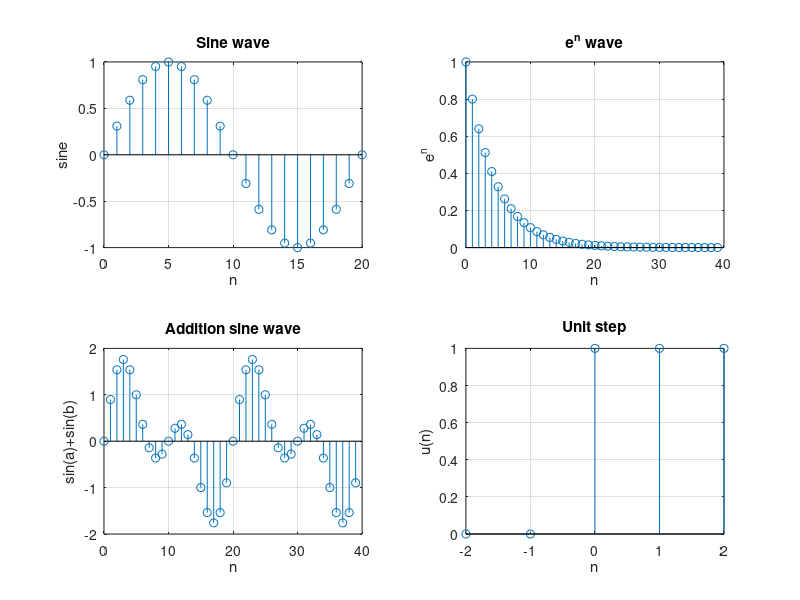

Recreate this plot in MATLAB.
%assignment 2 question 1
%clear
clc;
clear all;
close all;

%sine wave
n = 0:1:20;
y = sin(0.1*pi*n);
subplot(2,2,1);
stem(n,y);
title('Sine wave');
xlabel('n');
ylabel('sine');
grid on;

%exponential
n = 0:1:39;
y = (0.8).^n;
subplot(2,2,2);
stem(n,y);
title('e^n wave');
xlabel('n');
ylabel('e^n');
grid on;

%addition of two sine
n = 0:1:39;
y = sin(0.1*pi*n)+sin(0.2*pi*n);
subplot(2,2,3);
stem(n,y);
title('Addition sine wave');
xlabel('n');
ylabel('sin(a)+sin(b)');
grid on;

%unit step
samples = abs(round(input('Enter no of samples : ')));
zros = floor(samples/2);
ons = ceil(samples/2);
n = -zros:1:ons-1;
y = [zeros(1,zros) ones(1,ons)];
subplot(2,2,4);
stem(n,y);
title('Unit step');
xlabel('n');
ylabel('u(n)');
grid on;
